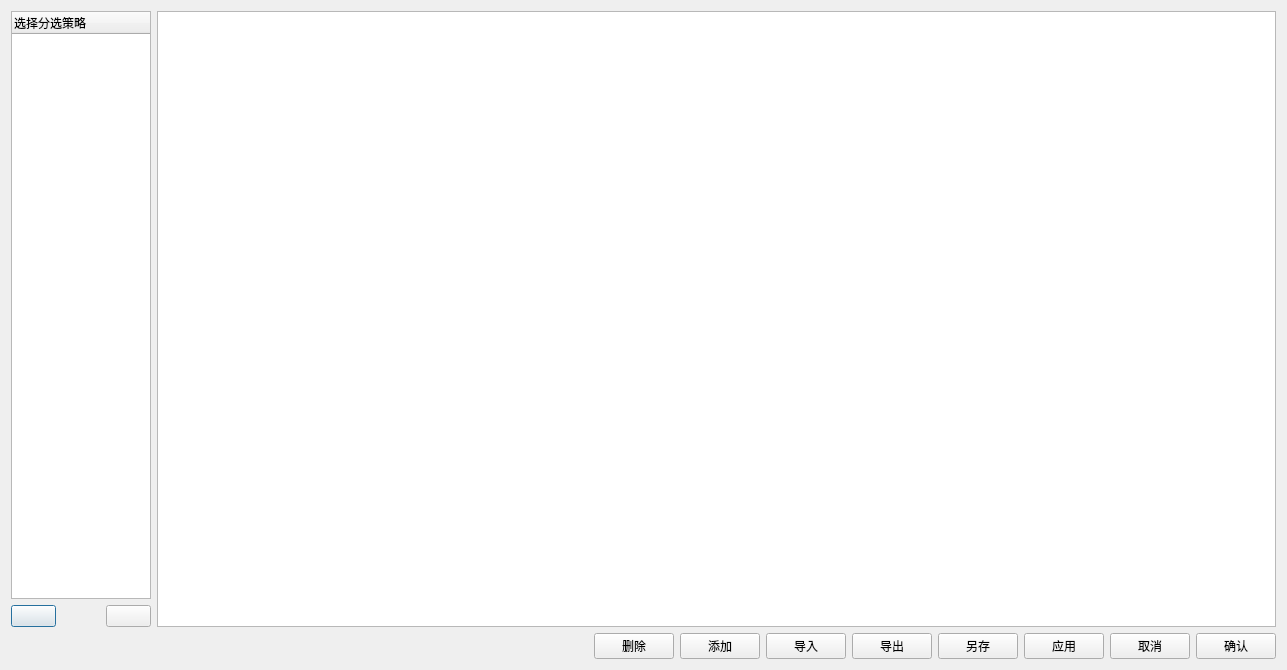
<?xml version="1.0" encoding="UTF-8"?>
<ui version="4.0">
 <class>SortingDialog</class>
 <widget class="QDialog" name="SortingDialog">
  <property name="geometry">
   <rect>
    <x>0</x>
    <y>0</y>
    <width>1287</width>
    <height>670</height>
   </rect>
  </property>
  <property name="windowTitle">
   <string>Dialog</string>
  </property>
  <layout class="QGridLayout" name="gridLayout">
   <item row="0" column="0">
    <layout class="QHBoxLayout" name="horizontalLayout_3" stretch="1,8">
     <item>
      <layout class="QVBoxLayout" name="verticalLayout">
       <item>
        <widget class="QTreeWidget" name="treeWidget">
         <column>
          <property name="text">
           <string>选择分选策略</string>
          </property>
         </column>
        </widget>
       </item>
       <item>
        <layout class="QHBoxLayout" name="horizontalLayout_2">
         <item>
          <widget class="QPushButton" name="btnUp">
           <property name="minimumSize">
            <size>
             <width>45</width>
             <height>0</height>
            </size>
           </property>
           <property name="text">
            <string/>
           </property>
           <property name="icon">
            <iconset resource="Res.qrc">
             <normaloff>:/images/images/up.ico</normaloff>:/images/images/up.ico</iconset>
           </property>
          </widget>
         </item>
         <item>
          <spacer name="horizontalSpacer_2">
           <property name="orientation">
            <enum>Qt::Horizontal</enum>
           </property>
           <property name="sizeHint" stdset="0">
            <size>
             <width>13</width>
             <height>20</height>
            </size>
           </property>
          </spacer>
         </item>
         <item>
          <widget class="QPushButton" name="btnDown">
           <property name="minimumSize">
            <size>
             <width>45</width>
             <height>0</height>
            </size>
           </property>
           <property name="text">
            <string/>
           </property>
           <property name="icon">
            <iconset resource="Res.qrc">
             <normaloff>:/images/images/down.ico</normaloff>:/images/images/down.ico</iconset>
           </property>
          </widget>
         </item>
        </layout>
       </item>
      </layout>
     </item>
     <item>
      <widget class="QTableWidget" name="tableWidget"/>
     </item>
    </layout>
   </item>
   <item row="1" column="0">
    <layout class="QHBoxLayout" name="horizontalLayout">
     <item>
      <spacer name="horizontalSpacer">
       <property name="orientation">
        <enum>Qt::Horizontal</enum>
       </property>
       <property name="sizeHint" stdset="0">
        <size>
         <width>838</width>
         <height>20</height>
        </size>
       </property>
      </spacer>
     </item>
     <item>
      <widget class="QPushButton" name="btnDel">
       <property name="text">
        <string>删除</string>
       </property>
      </widget>
     </item>
     <item>
      <widget class="QPushButton" name="btnAdd">
       <property name="text">
        <string>添加</string>
       </property>
      </widget>
     </item>
     <item>
      <spacer name="horizontalSpacer_3">
       <property name="orientation">
        <enum>Qt::Horizontal</enum>
       </property>
       <property name="sizeHint" stdset="0">
        <size>
         <width>40</width>
         <height>20</height>
        </size>
       </property>
      </spacer>
     </item>
     <item>
      <widget class="QPushButton" name="btnLoad">
       <property name="text">
        <string>导入</string>
       </property>
      </widget>
     </item>
     <item>
      <widget class="QPushButton" name="btnExport">
       <property name="text">
        <string>导出</string>
       </property>
      </widget>
     </item>
     <item>
      <widget class="QPushButton" name="btnSave">
       <property name="text">
        <string>另存</string>
       </property>
      </widget>
     </item>
     <item>
      <widget class="QPushButton" name="btnApply">
       <property name="text">
        <string>应用</string>
       </property>
      </widget>
     </item>
     <item>
      <widget class="QPushButton" name="btnCancel">
       <property name="text">
        <string>取消</string>
       </property>
      </widget>
     </item>
     <item>
      <widget class="QPushButton" name="btnOk">
       <property name="text">
        <string>确认</string>
       </property>
      </widget>
     </item>
    </layout>
   </item>
  </layout>
 </widget>
 <resources>
  <include location="Res.qrc"/>
 </resources>
 <connections/>
</ui>
